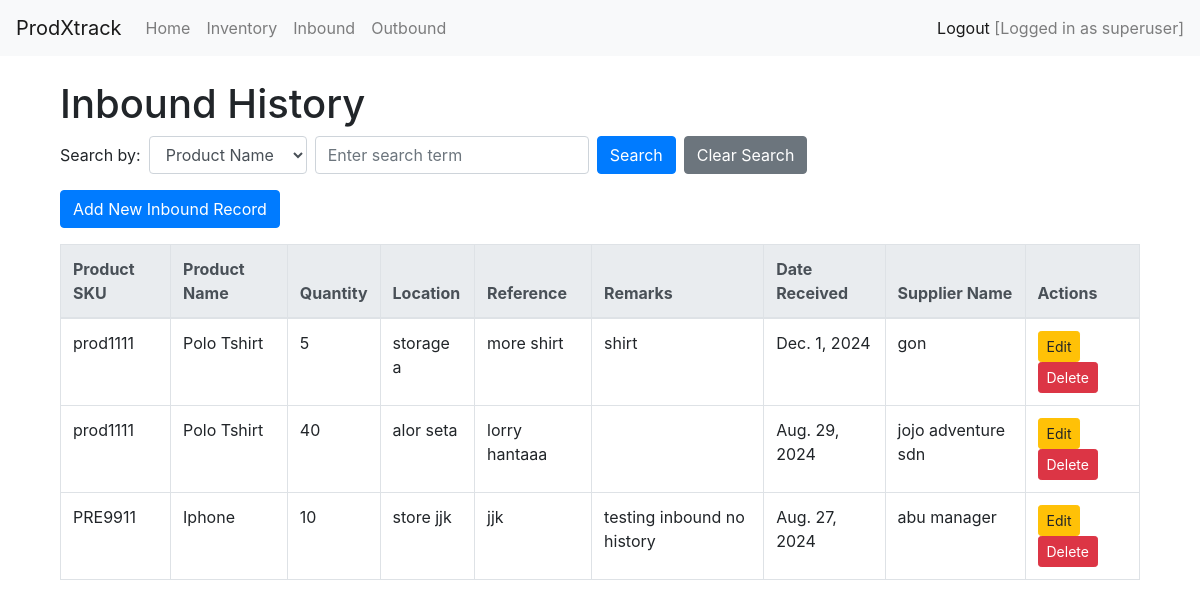
Page /inbound/history/ (signed in) on the earlier database version.
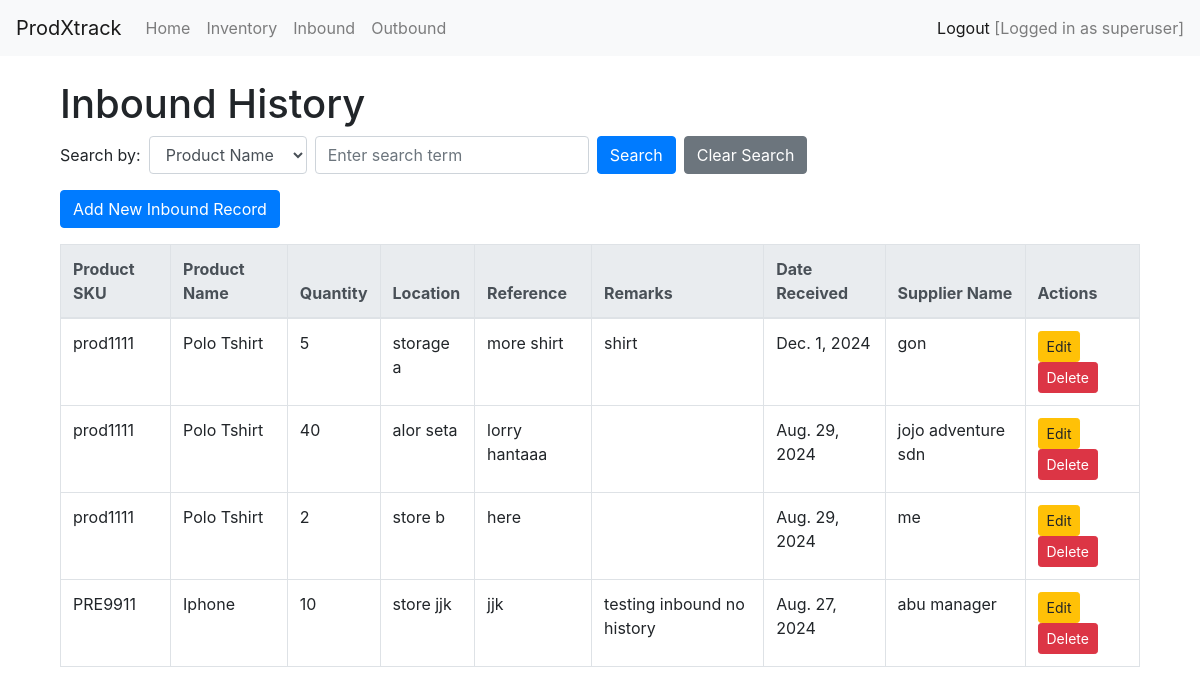
Same page on the later database version.
### inventory/models.py (models this page shows, shortened)
class Inbound(models.Model):
    product_sku = models.ForeignKey(Inventory, on_delete= models.CASCADE)
    quantity = models.IntegerField()
    location = models.CharField(max_length=255)
    reference = models.CharField(max_length=255, blank=True,null=True)
    remarks = models.TextField(blank=True, null=True)
    date_received = models.DateField(null=True, blank=True)  # editable
    supplier_name = models.CharField(max_length=255)

class Inventory(models.Model):
    category = models.CharField(max_length=255)
    sku = models.CharField(max_length=100, unique=True)
    name = models.CharField(max_length=255)
    location = models.CharField(max_length=255)
    quantity = models.IntegerField()
    supplier = models.CharField(max_length=255)
    class Meta:
        verbose_name = "Inventory"
        verbose_name_plural = "Inventories"

### inventory/views.py (the view, shortened to what this page needs)
# urls.py: path('inbound/history/', views.view_inbound_history, name='view_inbound_history'),
@login_required
def view_inbound_history(request):
    search_field = request.GET.get('search_field')
    query = request.GET.get('q')  # Get the search term
    inbound_records = Inbound.objects.all().order_by('-date_received')
    context = {
        'inbound_records': inbound_records,
        'query': query,
        'search_field': search_field,
    }
    return render(request, 'inventory/inbound_history.html', context)

### inventory/templates/inventory/inbound_history.html (shortened to what this page needs)
{% extends 'inventory/base.html' %}
{% block content %}
<div class="container my-4">
    <h1>Inbound History</h1>
    <form method="GET" action="{% url 'view_inbound_history' %}" class="form-inline mb-3">
        <div class="form-group mr-2">
            <label for="search_field" class="mr-2">Search by:</label>
            <select name="search_field" id="search_field" class="form-control">
                <option value="product_name" {% if search_field == "product_name" %}selected{% endif %}>Product Name
                </option>
            </select>
        </div>
        <div class="form-group mr-2">
            <input type="text" name="q" placeholder="Enter search term" value="{{ query|default:'' }}"
                class="form-control">
        </div>
        <button type="submit" class="btn btn-primary mr-2">Search</button>
        <a href="{% url 'view_inbound_history' %}" class="btn btn-secondary">Clear Search</a>
    </form>
    <a href="{% url 'record_inbound' %}" class="btn btn-primary mb-3">Add New Inbound Record</a>
    <table class="table table-bordered">
        <thead class="thead-light">
            <tr>
                <th>Product SKU</th>
                <th>Product Name</th>
                <th>Quantity</th>
                <th>Location</th>
                <th>Reference</th>
                <th>Remarks</th>
                <th>Date Received</th>
                <th>Supplier Name</th>
                <th>Actions</th>
            </tr>
        </thead>
        <tbody>
            {% for record in inbound_records %}
            <tr>
                <td>{{ record.product_sku.sku }}</td>
                <td>{{ record.product_sku.name }}</td>
                <td>{{ record.quantity }}</td>
                <td>{{ record.location }}</td>
                <td>{{ record.reference }}</td>
                <td>{{ record.remarks }}</td>
                <td>{{ record.date_received }}</td>
                <td>{{ record.supplier_name }}</td>
                <td>
                    <a href="{% url 'edit_inbound' record.pk %}" class="btn btn-warning btn-sm">Edit</a>
                    <a href="{% url 'delete_inbound' record.pk %}" class="btn btn-danger btn-sm">Delete</a>
                </td>
            </tr>
            {% endfor %}
        </tbody>
    </table>
</div>
{% endblock %}

Differences in the rows shown:
added Inbound: product_sku.sku "prod1111", product_sku.name "Polo Tshirt", quantity "2", location "store b", reference "here", date_received "Aug. 29, 2024", supplier_name "me"
